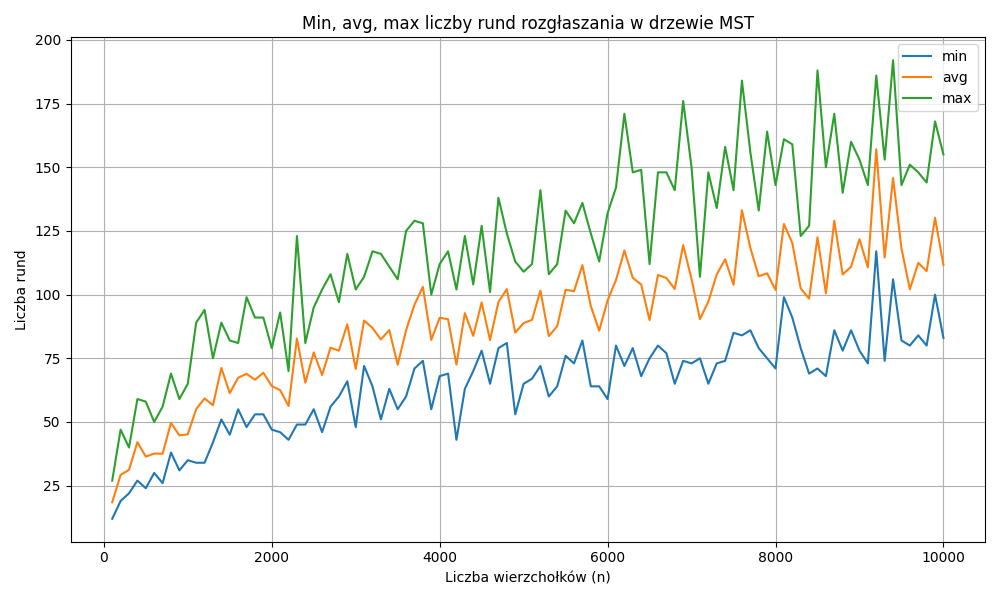

Recreate this plot in Python.
import pandas as pd
import matplotlib.pyplot as plt

# Wczytaj oba pliki (zakładam, że mają taki sam format: n rundy root)
plik1 = pd.read_csv('wyniki.csv', sep=' ', names=['n', 'rundy', 'root'], skiprows=1)
plik2 = pd.read_csv('wyniki2.csv', sep=' ', names=['n', 'rundy', 'root'], skiprows=1)

# Połącz dane
dane = pd.concat([plik1, plik2], ignore_index=True)

# Grupuj po n i licz min, max, avg
statystyki = dane.groupby('n')['rundy'].agg(['min', 'max', 'mean']).reset_index()

# Wykres
plt.figure(figsize=(10,6))
plt.plot(statystyki['n'], statystyki['min'], label='min')
plt.plot(statystyki['n'], statystyki['mean'], label='avg')
plt.plot(statystyki['n'], statystyki['max'], label='max')
plt.xlabel('Liczba wierzchołków (n)')
plt.ylabel('Liczba rund')
plt.title('Min, avg, max liczby rund rozgłaszania w drzewie MST')
plt.legend()
plt.grid(True)
plt.tight_layout()
plt.savefig('wykres_rundy.png')
plt.show()
